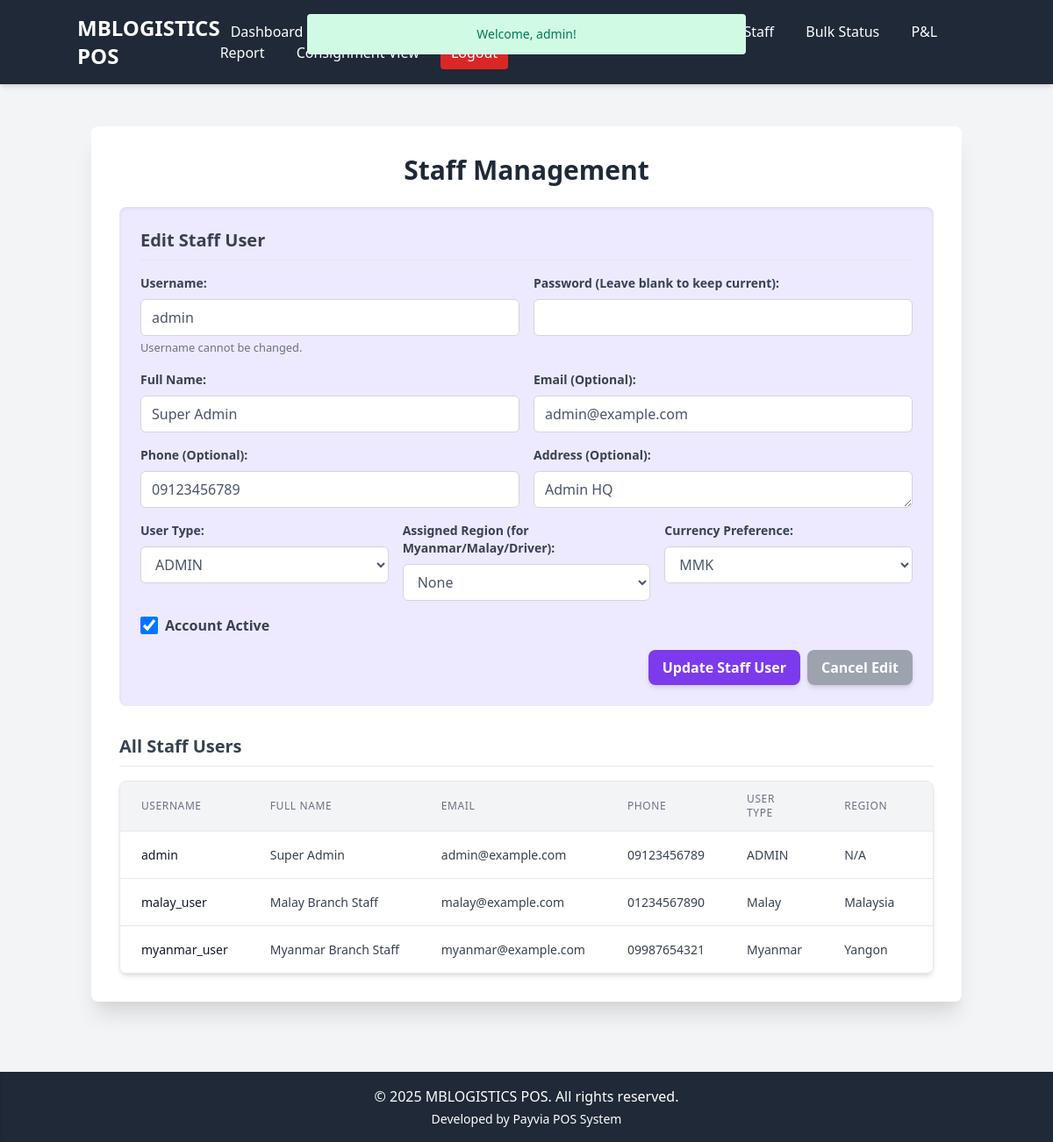
The page /index.php?page=staff_management&action=edit&id=1 (signed in) on the database its author committed.
### tables this page shows
CREATE TABLE `users` (
  `id` INT(11) PRIMARY KEY AUTO_INCREMENT,
  `username` VARCHAR(50) NOT NULL UNIQUE,
  `password` VARCHAR(255) NOT NULL,  
  `email` VARCHAR(100) UNIQUE DEFAULT NULL,
  `phone` VARCHAR(20) UNIQUE DEFAULT NULL,
  `full_name` VARCHAR(100) DEFAULT NULL,
  `address` VARCHAR(255) DEFAULT NULL,
  `user_type` ENUM('ADMIN', 'Myanmar', 'Malay', 'Staff', 'Driver') NOT NULL DEFAULT 'Staff',
  `region_id` INT(11) DEFAULT NULL,  
  `currency_preference` VARCHAR(5) DEFAULT 'MMK',  
  `is_active` TINYINT(1) DEFAULT 1,
  `created_at` TIMESTAMP DEFAULT CURRENT_TIMESTAMP,
  `updated_at` TIMESTAMP DEFAULT CURRENT_TIMESTAMP ON UPDATE CURRENT_TIMESTAMP,
  FOREIGN KEY (`region_id`) REFERENCES `regions`(`id`) ON DELETE SET NULL ON UPDATE CASCADE
);

CREATE TABLE `regions` (
  `id` INT(11) PRIMARY KEY AUTO_INCREMENT,
  `region_name` VARCHAR(100) NOT NULL UNIQUE,
  `prefix` VARCHAR(10) NOT NULL UNIQUE,  
  `price_per_kg` DECIMAL(10,2) DEFAULT 0.00,  
  `current_sequence` INT(11) DEFAULT 0  
);

### staff_management.php (the view, shortened to what this page needs)
<?php
global $connection;
$staff_users = [];
$edit_user = null;
$user_types = ['ADMIN', 'Myanmar', 'Malay', 'Staff', 'Driver'];
$currencies = ['MMK', 'RM', 'BAT', 'SGD'];
if (isset($_GET['action']) && $_GET['action'] === 'edit' && isset($_GET['id'])) {
    $user_id_to_edit = intval($_GET['id']);
    $stmt = mysqli_prepare($connection, "SELECT id, username, full_name, email, phone, address, user_type, region_id, currency_preference, is_active FROM users WHERE id = ?");
    if ($stmt) {
        mysqli_stmt_bind_param($stmt, 'i', $user_id_to_edit);
        mysqli_stmt_execute($stmt);
        $result = mysqli_stmt_get_result($stmt);
        $edit_user = mysqli_fetch_assoc($result);
    } else {
        flash_message('error', 'Database error preparing edit query: ' . mysqli_error($connection));
        redirect('index.php?page=staff_management');
    }
}
$query = "SELECT u.id, u.username, u.full_name, u.email, u.phone, u.user_type, u.is_active, r.region_name
          FROM users u
          LEFT JOIN regions r ON u.region_id = r.id
          ORDER BY u.username ASC";
$result = mysqli_query($connection, $query);
if ($result) {
    while ($row = mysqli_fetch_assoc($result)) {
        $staff_users[] = $row;
    }
} else {
    flash_message('error', 'Error fetching staff users: ' . mysqli_error($connection));
}
?>
<div class="bg-white p-8 rounded-lg shadow-xl w-full max-w-6xl mx-auto my-8">
    <h2 class="text-3xl font-bold text-gray-800 mb-6 text-center">Staff Management</h2>
    <div class="bg-purple-100 p-6 rounded-lg shadow-inner mb-8">
        <h3 class="text-xl font-semibold text-gray-700 mb-4 border-b pb-2">
            <?php echo $edit_user ? 'Edit Staff User' : 'Add New Staff User'; ?>
        </h3>
        <form action="index.php?page=staff_management" method="POST">
            <div class="grid grid-cols-1 md:grid-cols-2 gap-4">
                <div class="mb-4">
                    <label for="username" class="block text-gray-700 text-sm font-semibold mb-2">Username:</label>
                    <input type="text" id="username" name="username" class="form-input"
                           value="<?php echo htmlspecialchars($edit_user['username'] ?? ''); ?>" <?php echo $edit_user ? 'readonly' : 'required'; ?>>
                    <?php if ($edit_user): ?><small class="text-gray-500">Username cannot be changed.</small><?php endif; ?>
                </div>
                <div class="mb-4">
                    <label for="password" class="block text-gray-700 text-sm font-semibold mb-2">Password <?php echo $edit_user ? '(Leave blank to keep current)' : ''; ?>:</label>
                    <input type="password" id="password" name="password" class="form-input" <?php echo $edit_user ? '' : 'required'; ?>>
                </div>
            </div>
            <div class="grid grid-cols-1 md:grid-cols-2 gap-4">
                <div class="mb-4">
                    <label for="full_name" class="block text-gray-700 text-sm font-semibold mb-2">Full Name:</label>
                    <input type="text" id="full_name" name="full_name" class="form-input"
                           value="<?php echo htmlspecialchars($edit_user['full_name'] ?? ''); ?>" required>
                </div>
                <div class="mb-4">
                    <label for="email" class="block text-gray-700 text-sm font-semibold mb-2">Email (Optional):</label>
                    <input type="email" id="email" name="email" class="form-input"
                           value="<?php echo htmlspecialchars($edit_user['email'] ?? ''); ?>">
                </div>
            </div>
            <div class="grid grid-cols-1 md:grid-cols-2 gap-4">
                <div class="mb-4">
                    <label for="phone" class="block text-gray-700 text-sm font-semibold mb-2">Phone (Optional):</label>
                    <input type="text" id="phone" name="phone" class="form-input"
                           value="<?php echo htmlspecialchars($edit_user['phone'] ?? ''); ?>">
                </div>
                <div class="mb-4">
                    <label for="address" class="block text-gray-700 text-sm font-semibold mb-2">Address (Optional):</label>
                    <textarea id="address" name="address" rows="1" class="form-input"><?php echo htmlspecialchars($edit_user['address'] ?? ''); ?></textarea>
                </div>
            </div>
            <div class="grid grid-cols-1 md:grid-cols-3 gap-4">
                <div class="mb-4">
                    <label for="user_type_selected" class="block text-gray-700 text-sm font-semibold mb-2">User Type:</label>
                    <select id="user_type_selected" name="user_type_selected" class="form-select" required>
                        <?php foreach ($user_types as $type): ?>
                            <option value="<?php echo htmlspecialchars($type); ?>"
                                <?php echo (isset($edit_user['user_type']) && $edit_user['user_type'] === $type) ? 'selected' : ''; ?>>
                                <?php echo htmlspecialchars($type); ?>
                            </option>
                        <?php endforeach; ?>
                    </select>
                </div>
                <div class="mb-4">
                    <label for="region_id" class="block text-gray-700 text-sm font-semibold mb-2">Assigned Region (for Myanmar/Malay/Driver):</label>
                    <select id="region_id" name="region_id" class="form-select">
                        <option value="0">None</option>
                    </select>
                </div>
                <div class="mb-4">
                    <label for="currency_preference" class="block text-gray-700 text-sm font-semibold mb-2">Currency Preference:</label>
                    <select id="currency_preference" name="currency_preference" class="form-select" required>
                        <?php foreach ($currencies as $curr): ?>
                            <option value="<?php echo htmlspecialchars($curr); ?>"
                                <?php echo (isset($edit_user['currency_preference']) && $edit_user['currency_preference'] === $curr) ? 'selected' : ''; ?>>
                                <?php echo htmlspecialchars($curr); ?>
                            </option>
                        <?php endforeach; ?>
                    </select>
                </div>
            </div>
            <div class="mb-4 flex items-center">
                <input type="checkbox" id="is_active" name="is_active" class="form-checkbox h-5 w-5 text-green-600"
                       <?php echo (isset($edit_user['is_active']) && $edit_user['is_active'] == 1) ? 'checked' : ''; ?>>
                <label for="is_active" class="ml-2 text-gray-700 font-semibold">Account Active</label>
            </div>
            <div class="flex justify-end gap-2">
                <button type="submit" class="bg-purple-600 hover:bg-purple-700 text-white font-semibold py-2 px-4 rounded-lg shadow-md transition duration-300">
                    <?php echo $edit_user ? 'Update Staff User' : 'Add Staff User'; ?>
                </button>
                <?php if ($edit_user): ?>
                    <a href="index.php?page=staff_management" class="bg-gray-400 hover:bg-gray-500 text-white font-semibold py-2 px-4 rounded-lg shadow-md transition duration-300">Cancel Edit</a>
                <?php endif; ?>
            </div>
        </form>
    </div>
    <h3 class="text-xl font-semibold text-gray-700 mb-4 border-b pb-2">All Staff Users</h3>
    <?php if (empty($staff_users)): ?>
        <p class="text-center text-gray-600">No staff users found.</p>
    <?php else: ?>
        <div class="overflow-x-auto rounded-lg shadow-md border border-gray-200">
            <table class="min-w-full divide-y divide-gray-200">
                <thead class="bg-gray-100">
                    <tr>
                        <th class="px-6 py-3 text-left text-xs font-medium text-gray-500 uppercase tracking-wider">Username</th>
                        <th class="px-6 py-3 text-left text-xs font-medium text-gray-500 uppercase tracking-wider">Full Name</th>
                        <th class="px-6 py-3 text-left text-xs font-medium text-gray-500 uppercase tracking-wider">Email</th>
                        <th class="px-6 py-3 text-left text-xs font-medium text-gray-500 uppercase tracking-wider">Phone</th>
                        <th class="px-6 py-3 text-left text-xs font-medium text-gray-500 uppercase tracking-wider">User Type</th>
                        <th class="px-6 py-3 text-left text-xs font-medium text-gray-500 uppercase tracking-wider">Region</th>
                        <th class="px-6 py-3 text-left text-xs font-medium text-gray-500 uppercase tracking-wider">Status</th>
                    </tr>
                </thead>
                <tbody class="bg-white divide-y divide-gray-200">
                    <?php foreach ($staff_users as $user): ?>
                        <tr class="hover:bg-gray-50">
                            <td class="px-6 py-4 whitespace-nowrap text-sm font-medium text-gray-900"><?php echo htmlspecialchars($user['username']); ?></td>
                            <td class="px-6 py-4 whitespace-nowrap text-sm text-gray-700"><?php echo htmlspecialchars($user['full_name']); ?></td>
                            <td class="px-6 py-4 whitespace-nowrap text-sm text-gray-700"><?php echo htmlspecialchars($user['email'] ?: 'N/A'); ?></td>
                            <td class="px-6 py-4 whitespace-nowrap text-sm text-gray-700"><?php echo htmlspecialchars($user['phone'] ?: 'N/A'); ?></td>
                            <td class="px-6 py-4 whitespace-nowrap text-sm text-gray-700"><?php echo htmlspecialchars($user['user_type']); ?></td>
                            <td class="px-6 py-4 whitespace-nowrap text-sm text-gray-700"><?php echo htmlspecialchars($user['region_name'] ?: 'N/A'); ?></td>
                            <td class="px-6 py-4 whitespace-nowrap text-sm">
                            </td>
                        </tr>
                    <?php endforeach; ?>
                </tbody>
            </table>
        </div>
    <?php endif; ?>
</div>

### templates/header.php (style rules this page uses)
.form-input, .form-select, textarea { display: block; width: 100%; padding: 0.5rem 0.75rem; border: 1px solid #d2d6dc; border-radius: 0.375rem; background-color: #fff; color: #4a5568; transition: border-color 0.15s ease-in-out, box-shadow 0.15s ease-in-out; }
.bg-gray-400 { background-color: #9ca3af; }

### rows shown on the page
users: username "admin", full_name "Super Admin", email "admin@example.com", phone "09123456789", address "Admin HQ", user_type_selected "ADMIN", currency_preference "MMK", is_active "☑", user_type "ADMIN", region_name "N/A"
users: username "malay_user", full_name "Malay Branch Staff", email "malay@example.com", phone "01234567890", user_type "Malay", region.region_name "Malaysia"
users: username "myanmar_user", full_name "Myanmar Branch Staff", email "myanmar@example.com", phone "09987654321", user_type "Myanmar", region.region_name "Yangon"

### other values the page prints
APP_NAME "MBLOGISTICS POS"
$flash['message'] "Welcome, admin!"
